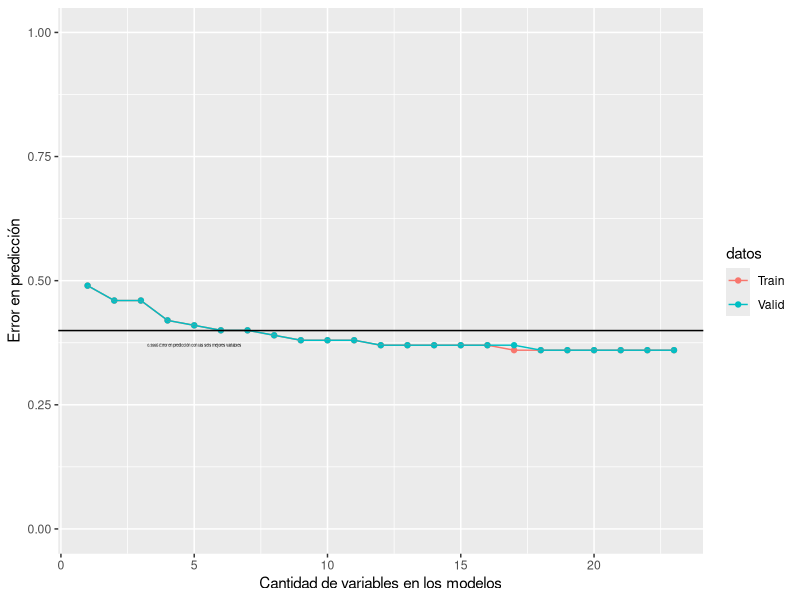

R code for this plot:
## ---- chunk 1
knitr::opts_chunk$set(echo = TRUE)
## ---- chunk 2
vmm <- c("P5210s16", "P6100", "P6040", "P6240", "P6170", "P4020",
          "Dpto", "P5210s22", "P7505", "P6008", "P6160", "P4030s4",
          "P5090", "P7480s8", "P5210s3",  "P5210s10", "P6020", "P7480s6",
          "P4030s3", "P5210s2", "P5210s9", "P5210s20", "P4010")

pmm <- c(0.5110944, 0.5353788, 0.5431182, 0.5789106,
         0.5926614, 0.6005111, 0.6047392, 0.6126992,
         0.6181591, 0.6216335, 0.6245014, 0.6266522,
         0.6289134, 0.6296855, 0.6312297, 0.6323510,
         0.6351821, 0.6356601, 0.6360829, 0.6366528,
         0.6367998, 0.6375903, 0.6380131)
precValid1 <- c(0.5107429,0.5347336,0.5419951,0.5790840,0.5927569, 0.5996048,0.6049820,0.6124503,0.6177356,0.6210906,0.6238482,0.6267895, 0.6285590,0.6289956,0.6309258,0.6315693,0.6350392,0.6350851, 0.6353839,0.6352460,0.6367167,0.6368086,0.637015)

precValid2 <- c(0.5102604,0.5351702,0.5425006,0.5782108,0.5916998,0.5999265,0.6038330,0.6135074,0.6192752,0.6232277,0.6257555,0.6279155,0.6291105,0.6300526,0.6317761,0.6330400,0.6359354,0.6360273,0.6365558,0.6367167,0.6371533,0.6375210,0.6380955)

precValid3 <- c(0.5123621,0.5357767,0.5413603,0.5788373,0.5923943,0.6000000,0.6033318,0.6121783,0.6186811,0.6217142,0.6236673,0.6261489,0.6276884,0.6285616,0.6307904,0.6317096,0.6351333,0.6353171,0.6354550,0.6351562,0.6371783,0.6371783,0.6376608)

precValid4 <- c(0.5105014,0.5354796,0.5434303,0.5791397,0.5926743,0.6000735,0.6046234,0.6100924,0.6165954,0.6199963,0.6221334,0.6243394, 0.6261087,0.6284066,0.6289352,0.6296245,0.6333471,0.6336458,0.6345190,0.6339446,0.6346339,0.6356910,0.6357829)

precValid5 <- c(0.5116049,0.5357340,0.5455694,0.5784999,0.5940574,0.6017557,0.6049499,0.6130848,0.6187839,0.6213577,0.6249425,0.6272406, 0.6296305,0.6302050,0.6317676,0.6324111,0.6347091,0.6352376,0.6355823,0.6360649,0.6376275,0.6380642,0.6380642)

precValid <- (precValid1 + precValid2 + precValid3 +
        precValid4 + precValid5)/5

errorValid <- 1 - precValid

#Gráfica validation error y training error
df <- data.frame(error = c(1-pmm,errorValid),
                 datos = c(rep("Train",length(pmm)),
                           rep("Valid", length(pmm))),
                 modelos = as.integer(rep(1:length(pmm),2)))
library(ggplot2)
ggplot(df, aes(y=round(error,2), x=modelos, col=datos)) +
        geom_point() +
        geom_line() +
        scale_y_continuous(limits = c(0.0,1))+
        xlab("Cantidad de variables en los modelos")+
        ylab("Error en predicción") +
        geom_hline(yintercept=0.3994889)+
        annotate("text",5,0.37,label="0.3995 Error en predicción con las seis mejores variables",size=1)
